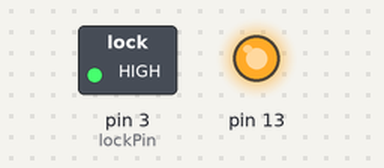
The sketch below on a simulated Arduino Uno, built with avr-gcc and run on an emulated ATmega328P. Shown: switched loads named in the sketch (green lamp = pin HIGH), output pins drawn as LEDs (lit = HIGH).

Above: at 1.5 s.
At 4.5 s:
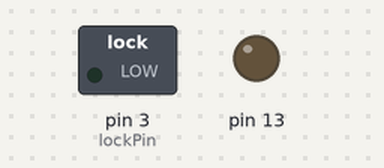
Timing chart, 0 to 7.8 s (numbered marks = the images above):
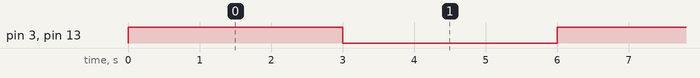

The sketch:

_12vMotor.ino
```cpp
const int lockPin = 3;
const int lockOperationTime = 2500;
void setup() {
  // put your setup code here, to run once:
  pinMode(lockPin, OUTPUT);
  pinMode(13,OUTPUT);
}

void loop() {
  // put your main code here, to run repeatedly:

  digitalWrite(lockPin, HIGH);
  digitalWrite(13,HIGH);
  delay(3000);
  digitalWrite(lockPin, LOW);
  digitalWrite(13,LOW);
  delay(3000);


}
```

Measured:
- by itself, pin 3 (lockPin), pin 13: alternates HIGH for 3.0 s and LOW for 3.0 s
